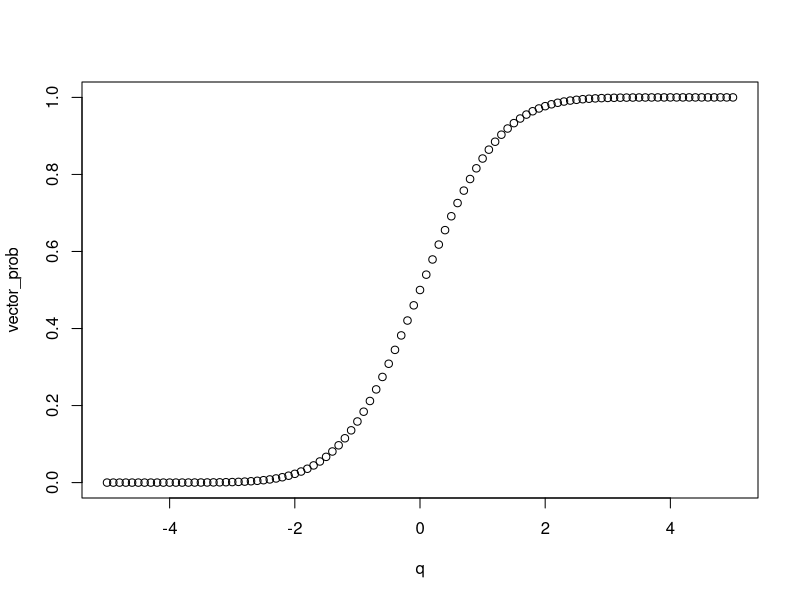
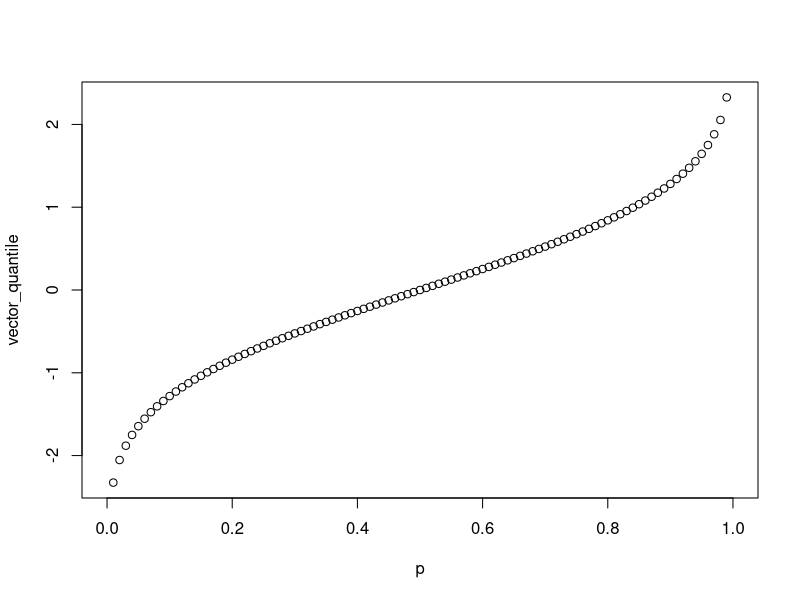
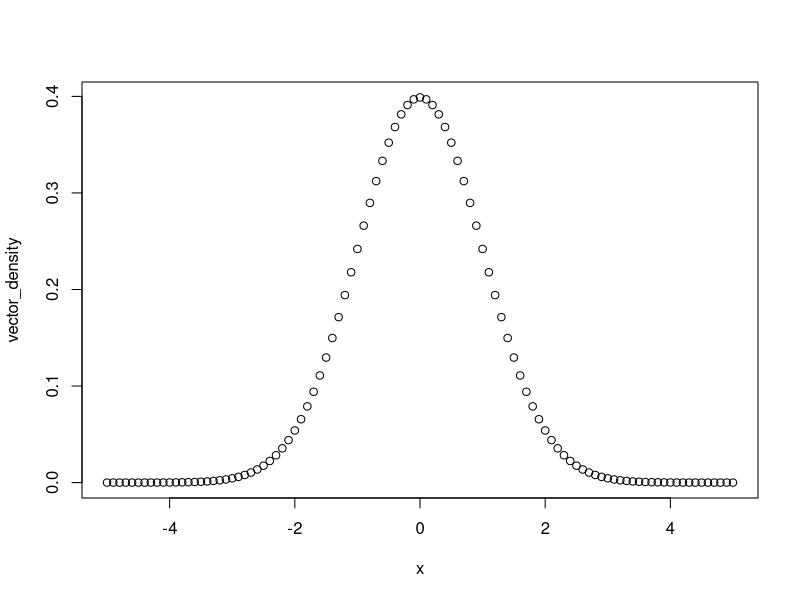

These charts were generated, in order, by the following R code:
## Query distributions and probabilities
# Exercise 1 Plot the cumulative distribution function in the range [-5,5]
q <- seq(-5,5,0.1)
vector_prob <- pnorm(q,mean=0,sd=1)
plot(x=q,y=vector_prob)

# Exercise 2 Plot the inverse cumulative distribution function for quantiles in 0.01 increment
p <- seq(0,1,0.01)
vector_quantile <- qnorm(p,mean=0,sd=1)
plot(p,vector_quantile)

# Exercise 3 Plot the density function in the range [-5,5]
x <- seq(-5,5,0.1)
vector_density <- dnorm(x,mean=0,sd=1)
plot(x,vector_density)

# Exercise 4 What is the probability of observing a value greater than 2?
1-pnorm(2,mean=0,sd=1)

# Exercise 5 What is the probability of observing a value between -2 and 2?
pnorm(2,mean=0,sd=1)-pnorm(-2,mean=0,sd=1)

# Exercise 6 What is the probability of observing a value more extreme than -2 or 2?
1-(pnorm(2,mean=0,sd=1)-pnorm(-2,mean=0,sd=1))